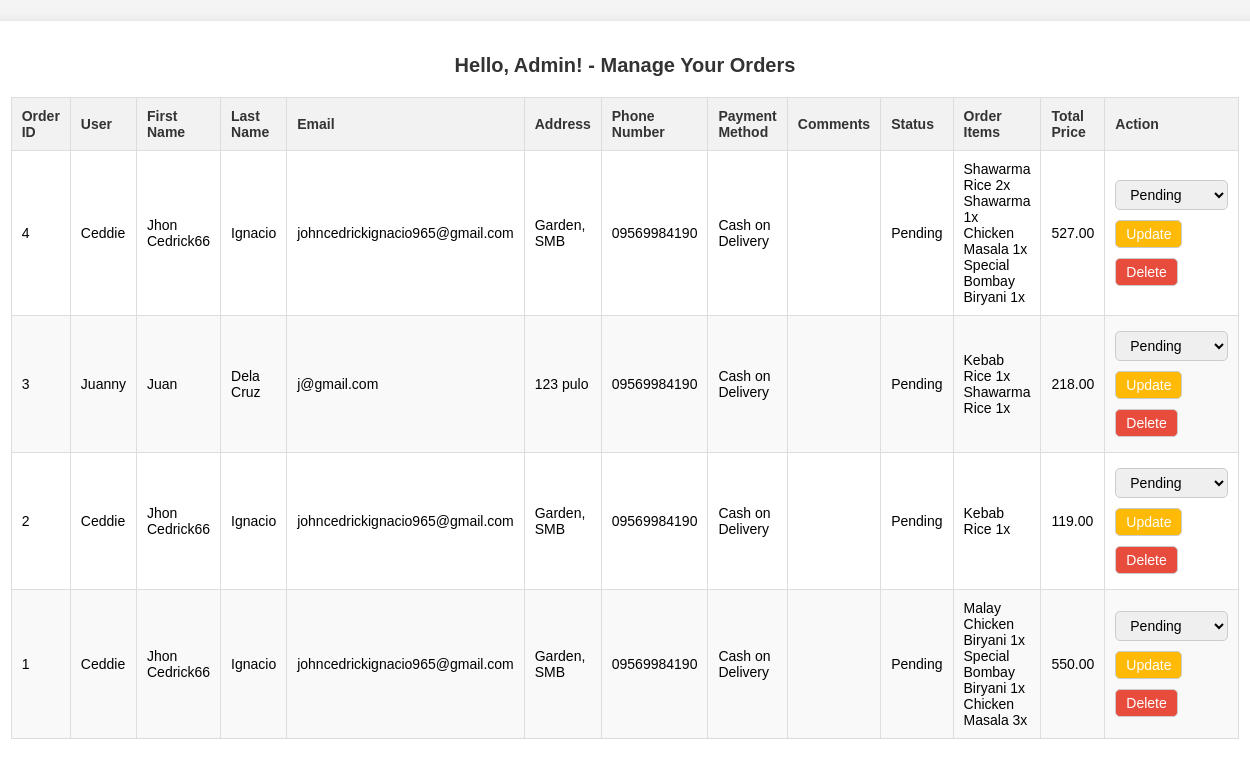
Page /admin_panel.php (signed in) on the committed database.
### tables this page shows
CREATE TABLE `orders` (
  `id` int(11) NOT NULL,
  `user_id` int(11) NOT NULL,
  `total_price` decimal(10,2) NOT NULL,
  `firstname` varchar(50) NOT NULL,
  `lastname` varchar(50) NOT NULL,
  `email` varchar(100) NOT NULL,
  `address` varchar(255) NOT NULL,
  `phoneNumber` varchar(20) NOT NULL,
  `status` varchar(50) DEFAULT 'Pending',
  `order_date` timestamp NOT NULL DEFAULT current_timestamp(),
  `payment_method` varchar(50) DEFAULT NULL,
  `comments` text DEFAULT NULL,
  `deleted` tinyint(1) DEFAULT 0
);

CREATE TABLE `users` (
  `id` int(11) NOT NULL,
  `firstname` varchar(50) NOT NULL,
  `lastname` varchar(50) NOT NULL,
  `username` varchar(50) NOT NULL,
  `address` varchar(255) NOT NULL,
  `phoneNumber` varchar(20) NOT NULL,
  `email` varchar(100) NOT NULL,
  `password` varchar(255) NOT NULL,
  `created_at` timestamp NOT NULL DEFAULT current_timestamp(),
  `reset_token` varchar(255) DEFAULT NULL,
  `reset_token_expiry` datetime DEFAULT NULL,
  `recovery_phrase` varchar(255) DEFAULT NULL
);

### admin_panel.php (the view, shortened to what this page needs)
<?php
include 'db.php';
$sql = "SELECT o.id, o.total_price, o.firstname, o.lastname, o.email, o.address, o.phoneNumber, o.status, u.username, o.payment_method, o.comments,
        GROUP_CONCAT(oi.product_name, ' ', oi.quantity, 'x' SEPARATOR '<br>') AS order_items
        FROM orders o
        JOIN users u ON o.user_id = u.id
        LEFT JOIN order_items oi ON o.id = oi.order_id
        WHERE o.deleted = 0
        GROUP BY o.id
        ORDER BY o.id DESC";
$result = $conn->query($sql);
?>
<!DOCTYPE html>
<html lang="en">
<head>
</head>
<body>
    <div class="container">
        <h1>Hello, Admin! - Manage Your Orders</h1>
        <table>
            <thead>
                <tr>
                    <th>Order ID</th>
                    <th>User</th>
                    <th>First Name</th>
                    <th>Last Name</th>
                    <th>Email</th>
                    <th>Address</th>
                    <th>Phone Number</th>
                    <th>Payment Method</th>
                    <th>Comments</th>
                    <th>Status</th>
                    <th>Order Items</th>
                    <th>Total Price</th>
                    <th>Action</th>
                </tr>
            </thead>
            <tbody id="orderTableBody">
            <?php while ($order = $result->fetch_assoc()) { ?>
                <tr data-order-id="<?php echo $order['id']; ?>">
                <td data-label="Order ID"><?php echo $order['id']; ?></td>
            <td data-label="User"><?php echo $order['username']; ?></td>
            <td data-label="First Name"><?php echo $order['firstname']; ?></td>
            <td data-label="Last Name"><?php echo $order['lastname']; ?></td>
            <td data-label="Email"><?php echo $order['email']; ?></td>
            <td data-label="Address"><?php echo $order['address']; ?></td>
            <td data-label="Phone Number"><?php echo $order['phoneNumber']; ?></td>
            <td data-label="Payment Method"><?php echo $order['payment_method']; ?></td>
            <td data-label="Comments"><?php echo $order['comments']; ?></td>
            <td data-label="Status" class="order-status"><?php echo $order['status']; ?></td>
            <td data-label="Order Items"><?php echo $order['order_items']; ?></td>
            <td data-label="Total Price"><?php echo $order['total_price']; ?></td>
            <td data-label="Action">
                        <form class="update-form" action="admin_panel.php" method="post">
                            <select name="status">
                                <option value="Pending" <?php if ($order['status'] == 'Pending') echo 'selected'; ?>>Pending</option>
                            </select>
                            <button type="submit" class="updateBtn">Update</button>
                        </form>
                        <form action="admin_panel.php" method="post" onsubmit="return confirm('Are you sure you want to delete this order?');">
                            <button type="submit" class="deleteBtn">Delete</button>
                        </form>
                    </td>
                </tr>
                <?php } ?>
            </tbody>
        </table>
    </div>
</body>
</html>

### admin_panel.php (style rules this page uses)
body { background-color: #f4f4f4; font-family: Arial, sans-serif; margin: 0; padding: 0; display: flex; justify-content: center; align-items: center; min-height: 100vh; }
.container { background-color: #fff; padding: 20px 40px; border-radius: 10px; box-shadow: 0 0 10px rgba(0, 0, 0, 0.1); max-width: 1400px; width: 100%; }
h1 { margin-bottom: 20px; color: #333; text-align: center; font-size: 20px; }
table { width: 100%; border-collapse: collapse; margin-bottom: 20px; overflow-x: auto; font-size: 14px; }
table, th, td { border: 1px solid #ddd; }
th, td { padding: 10px; text-align: left; }
th { background-color: #f2f2f2; color: #333; }
tr:nth-child(even) { background-color: #f9f9f9; }
select, button[type="submit"] { padding: 5px 10px; margin-top: 5px; margin-bottom: 5px; border: 1px solid #ccc; border-radius: 5px; font-size: 14px; cursor: pointer; }
.deleteBtn { background-color: #e74c3c; color: white; }
.updateBtn { background-color: #ffba08; color: white; border: none; transition: background-color 0.3s ease; }
form { display: inline-block; margin: 0; }

### rows in the picture
orders: id "4", user.username "Ceddie", firstname "Jhon Cedrick66", lastname "Ignacio", email "johncedrickignacio965@gmail.com", address "Garden, SMB", phoneNumber "09569984190", payment_method "Cash on Delivery", status "Pending", order_items "Shawarma Rice 2x Shawarma 1x Chicken Masala 1x Special Bombay Biryani 1x", total_price "527.00"
orders: id "3", user.username "Juanny", firstname "Juan", lastname "Dela Cruz", email "j@gmail.com", address "123 pulo", phoneNumber "09569984190", payment_method "Cash on Delivery", status "Pending", order_items "Kebab Rice 1x Shawarma Rice 1x", total_price "218.00"
orders: id "2", user.username "Ceddie", firstname "Jhon Cedrick66", lastname "Ignacio", email "johncedrickignacio965@gmail.com", address "Garden, SMB", phoneNumber "09569984190", payment_method "Cash on Delivery", status "Pending", order_items "Kebab Rice 1x", total_price "119.00"
orders: id "1", user.username "Ceddie", firstname "Jhon Cedrick66", lastname "Ignacio", email "johncedrickignacio965@gmail.com", address "Garden, SMB", phoneNumber "09569984190", payment_method "Cash on Delivery", status "Pending", order_items "Malay Chicken Biryani 1x Special Bombay Biryani 1x Chicken Masala 3x", total_price "550.00"
